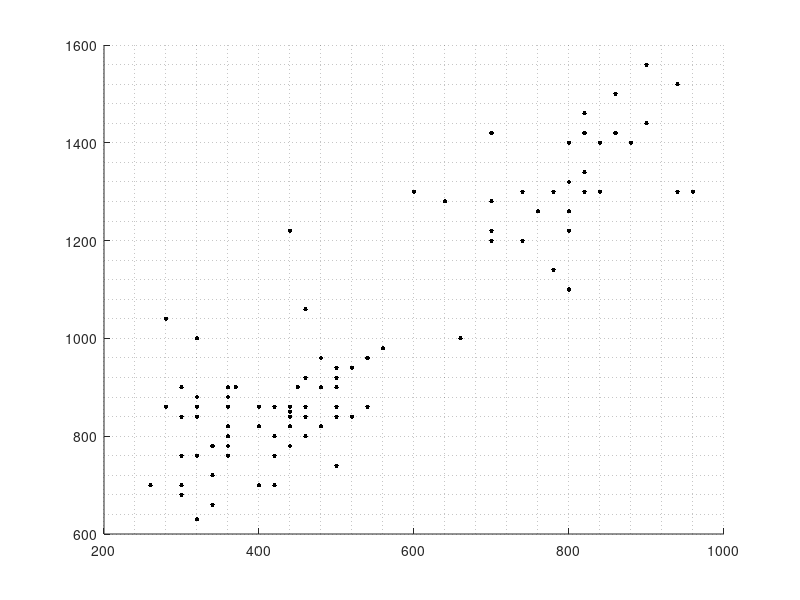

Source code (MATLAB): (Note: this script raises an error after producing the figure.)
%% K-means

clear all
close all
%graphics_toolkit('gnuplot');
myGreen = [0 0.5 0];

a_total = load('a.txt');
o_total = load('o.txt');
u_total = load('u.txt');

%% Separo en test y train
% a
ind_perm = randperm(length(a_total));	% Entreno en cada corrida con otras muestras
a_train = a_total(ind_perm(1:35),1:2);
a_test = a_total(ind_perm(36:end),1:2);
% o
ind_perm = randperm(length(o_total));	% Entreno en cada corrida con otras muestras
o_train = o_total(ind_perm(1:35),1:2);
o_test = o_total(ind_perm(36:end),1:2);
% u
ind_perm = randperm(length(u_total));	% Entreno en cada corrida con otras muestras
u_train = u_total(ind_perm(1:35),1:2);
u_test = u_total(ind_perm(36:end),1:2);

%% Gráficos conjunto de puntos
train = [a_train;o_train;u_train];

% Hago el 'scatter' de las muestras sin clasificar
figure
hold on
plot(train(:,1), train(:,2),'k.', 'MarkerSize', 10)
grid minor
close

%% Entrenamiento:
%1) inicialización con puntos: usar 5 puntos de train con etiquetas para inicializar la media:
% Inicialización supervisada
%[a,b,c,d,e,f,g,h,i] = inicializacion(train, [5], length(a_train));
% Inicialización no supervisada (random)
[a,b,c,d,e,f,g,h,i] = inicializacion(train, [5;'r'], length(a_train));

covg = d + e + f / 3;

%% iteraciones:
% Medias de las clases
ma = a;
mo = b;
mu = c;

% Label
real_label = [ones(length(a_train),1);2*ones(length(o_train),1);3*ones(length(u_train),1)];

distorsion(1) = 600;
distorsion(2) = 400;
limdist = 0.01;
n = 2;									% Se inicializa con 2 porque ya cargué 2 distorsiones

%% Preparo el gráfico

figure(1); hold on;
% Medias con X
plot(ma(1),ma(2), 'rx','MarkerSize',10);
plot(mo(1),mo(2),'x','color',myGreen,'MarkerSize',10);
plot(mu(1),mu(2), 'bx','MarkerSize',10);
% Puntos bien clasificados
plot(train(:,1).*(real_label==1), train(:,2).*(real_label==1), 'r.', 'MarkerSize',10);
plot(train(:,1).*(real_label==2), train(:,2).*(real_label==2), '.', 'color', myGreen, 'MarkerSize',10);
plot(train(:,1).*(real_label==3), train(:,2).*(real_label==3), 'b.', 'MarkerSize',10);
titles = 'Iteracion ';
title([titles, '0']);

%% Iteración principal
bool_plot = 1;

while ( (abs(distorsion(n-1) - distorsion(n)) > limdist) )

	for k = 1:length(train)
		dist = [train(k,:)-ma; train(k,:)-mo; train(k,:)-mu]; % Calculo la distancia del punto a cada media
		dist = vecnorm(dist');	% Uso vecnorm que me hace la norma, suponiendo que es un arreglo de vectores
		[val, label(k)] = min(dist);	% El que tenga distancia mínima es al que le asigno esa clase
	end

	% Recalculo la media
	ma = sum(train.*(label==1)')/(sum(label==1));
	mo = sum(train.*(label==2)')/(sum(label==2));
	mu = sum(train.*(label==3)')/(sum(label==3));

	% Recalculo la distorsión
	distorsion_a = sum(vecnorm(((train-ma).*(label==1)')'))/(sum(label==1));
	distorsion_o = sum(vecnorm(((train-mo).*(label==2)')'))/(sum(label==2));
	distorsion_u = sum(vecnorm(((train-mu).*(label==3)')'))/(sum(label==3));
	distorsion(n+1) = distorsion_a + distorsion_o + distorsion_u;

	if(bool_plot)
		% Grafico
		figure(n)
		hold on

		% Medias
		plot(ma(1),ma(2), 'rx','MarkerSize',10);
		plot(mo(1),mo(2),'x','color',myGreen,'MarkerSize',10);
		plot(mu(1),mu(2), 'bx','MarkerSize',10);

		% Puntos reales
		plot(train(:,1).*(real_label==1), train(:,2).*(real_label==1), 'r.', 'MarkerSize',10);
		plot(train(:,1).*(real_label==2), train(:,2).*(real_label==2), '.', 'color', myGreen, 'MarkerSize',10);
		plot(train(:,1).*(real_label==3), train(:,2).*(real_label==3), 'b.', 'MarkerSize',10);

		% Puntos clasificados
		plot(train(:,1).*(label==1)', train(:,2).*(label==1)', 'ro', 'MarkerSize',10);
		plot(train(:,1).*(label==2)', train(:,2).*(label==2)', 'o', 'color', myGreen, 'MarkerSize',10);
		plot(train(:,1).*(label==3)', train(:,2).*(label==3)', 'bo', 'MarkerSize',10);

		xlabel('Primer formante [Hz]');
		ylabel('Segundo formante [Hz]');
		title([titles, num2str(n-1)]);
	end

	n = n+1;
end

%close all


%% Plots de datos tras entrenamiento
% para las elipses
cova = estim_sigma(train.*(label==1)', ma, sum(label==1));
covo = estim_sigma(train.*(label==2)', mo, sum(label==2));
covu = estim_sigma(train.*(label==3)', mu, sum(label==3));
theta = linspace(0, 2*pi, 100);
rot = [sin(theta); cos(theta)];

elipsea = (chol(cova)' * rot)' + ma;
elipseo = (chol(covo)' * rot)' + mo;
elipseu = (chol(covu)' * rot)' + mu;

% Gráfico
figure()
hold on

% Medias
plot(ma(1),ma(2), 'rx','MarkerSize',10);
plot(mo(1),mo(2),'x','color',myGreen,'MarkerSize',10);
plot(mu(1),mu(2), 'bx','MarkerSize',10);

% Puntos encontrados
plot(train(:,1).*(label==1)', train(:,2).*(label==1)', 'ro');
plot(train(:,1).*(label==2)', train(:,2).*(label==2)', 'o', 'color', myGreen);
plot(train(:,1).*(label==3)', train(:,2).*(label==3)', 'bo');

% Elipses
plot(elipsea(:,1), elipsea(:,2), 'r')
plot(elipseo(:,1), elipseo(:,2), 'color', myGreen)
plot(elipseu(:,1), elipseu(:,2), 'b')


%% Plot distorsion
tdis = 1:length(distorsion);
tdis -= 2;
figure
plot(tdis, distorsion);
title('Distorsión en función de las iteraciones');
xlabel('Iteración');
ylabel('Distorsión');


%% Test
test = [a_test;o_test;u_test];
test_real_label = [ones(length(a_test),1);2*ones(length(o_test),1);3*ones(length(u_test),1)];
test_real_label = test_real_label';

NA = sum(label==1);
NO = sum(label==2);
NU = sum(label==3);
N = length(label);

% ¿Debería en cada iteración sumarle al NX que corresponda?
for i=1:length(test)
		disc(i,1) = discriminante(test(i,:), ma, cova, log(NA/N));
		disc(i,2) = discriminante(test(i,:), mo, covo, log(NO/N));
		disc(i,3) = discriminante(test(i,:), mu, covu, log(NU/N));
		[a,b] = max(disc(i,:));
		test_label(i) = b;
end

% Gráfico
figure()
hold on

% Medias
plot(ma(1),ma(2), 'rx','MarkerSize',15);
plot(mo(1),mo(2),'x','color',myGreen,'MarkerSize',15);
plot(mu(1),mu(2), 'bx','MarkerSize',15);

% Puntos encontrados
plot(test(:,1).*(test_label==1)', test(:,2).*(test_label==1)', 'ro','MarkerSize',10);
plot(test(:,1).*(test_label==2)', test(:,2).*(test_label==2)', 'o', 'color', myGreen,'MarkerSize',10);
plot(test(:,1).*(test_label==3)', test(:,2).*(test_label==3)', 'bo','MarkerSize',10);

% Puntos reales
plot(test(:,1).*(test_real_label==1)', test(:,2).*(test_real_label==1)', 'r.','MarkerSize',10);
plot(test(:,1).*(test_real_label==2)', test(:,2).*(test_real_label==2)', '.', 'color', myGreen,'MarkerSize',10);
plot(test(:,1).*(test_real_label==3)', test(:,2).*(test_real_label==3)', 'b.','MarkerSize',10);



ErrorRatio = sum(test_label==test_real_label)*100/length(test_label)

title(['Test con ErrorRatio de ' num2str(ErrorRatio,4) '%'])

